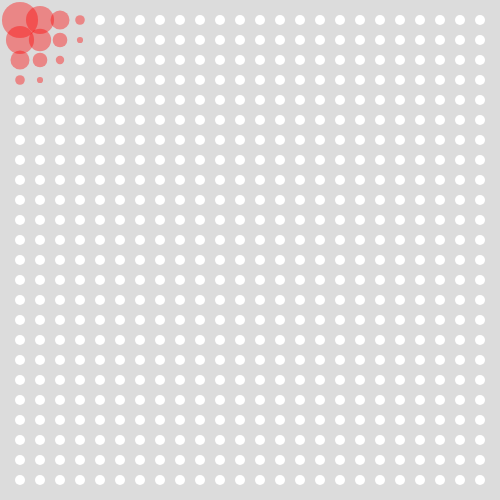
Frame 1 (no input)
Frame 60 (no input): identical to frame 1, image omitted
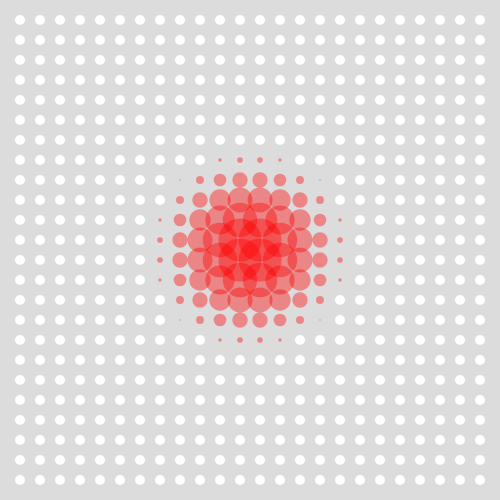
Frame 120 (the mouse pressed at the canvas centre since frame 60)

The p5.js sketch that drew these frames (run headless with seeded random() and noise() and a simulated clock; from frame 60 on, the mouse is pressed at the canvas centre):

// p5.js sketch
// ── sketch.js
let spaceX = 20, spaceY = 20, diam = 10;

function setup() {
  createCanvas(500, 500);
  noStroke();
}

function draw() {
  background(220);
  
  //horizontal row
  for (let x = 20; x < width; x += spaceX){
    //vertical column
    for (let y = 20; y <height; y += spaceY){
      //figure out distance from the mouse
      let d = dist(mouseX, mouseY, x, y);
      if(d < 100){
        fill(255, 0, 0, 100);
        //adjust diam based on distance
        diam = map(d, 0, 100, 50, 1);
      } else {
        fill(255);
        diam = 10;
      }
      ellipse(x, y, diam);
    }
  }
}
